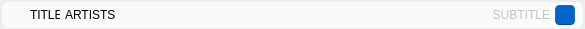
<?xml version="1.0" encoding="UTF-8"?>
<ui version="4.0">
 <class>songListWClass</class>
 <widget class="QWidget" name="songListWClass">
  <property name="geometry">
   <rect>
    <x>0</x>
    <y>0</y>
    <width>585</width>
    <height>29</height>
   </rect>
  </property>
  <property name="windowTitle">
   <string>Form</string>
  </property>
  <widget class="QWidget" name="rootWidget" native="true">
   <property name="geometry">
    <rect>
     <x>0</x>
     <y>0</y>
     <width>585</width>
     <height>30</height>
    </rect>
   </property>
   <property name="styleSheet">
    <string notr="true">background-color: #fafafa;
font: 10pt &quot;微软雅黑&quot;;
border-width: 2px;
border-color: #ebeef0;
border-style: solid;
border-radius: 8px;</string>
   </property>
   <widget class="QLabel" name="text_title">
    <property name="geometry">
     <rect>
      <x>30</x>
      <y>5</y>
      <width>30</width>
      <height>20</height>
     </rect>
    </property>
    <property name="styleSheet">
     <string notr="true">font: 700 10pt &quot;微软雅黑&quot;;
border-width: 0px;
</string>
    </property>
    <property name="text">
     <string>TITLE</string>
    </property>
    <property name="alignment">
     <set>Qt::AlignLeading|Qt::AlignLeft|Qt::AlignVCenter</set>
    </property>
   </widget>
   <widget class="QLabel" name="text_subTitle">
    <property name="geometry">
     <rect>
      <x>490</x>
      <y>5</y>
      <width>60</width>
      <height>20</height>
     </rect>
    </property>
    <property name="styleSheet">
     <string notr="true">font: 10pt &quot;微软雅黑&quot;;
color: #c0c5c8;
border-width: 0px;</string>
    </property>
    <property name="text">
     <string>SUBTITLE</string>
    </property>
    <property name="alignment">
     <set>Qt::AlignRight|Qt::AlignTrailing|Qt::AlignVCenter</set>
    </property>
   </widget>
   <widget class="QLabel" name="text_artists">
    <property name="geometry">
     <rect>
      <x>65</x>
      <y>5</y>
      <width>50</width>
      <height>20</height>
     </rect>
    </property>
    <property name="styleSheet">
     <string notr="true">font: 10pt &quot;微软雅黑&quot;;
border-width: 0px;</string>
    </property>
    <property name="text">
     <string>ARTISTS</string>
    </property>
    <property name="alignment">
     <set>Qt::AlignLeading|Qt::AlignLeft|Qt::AlignVCenter</set>
    </property>
   </widget>
   <widget class="QCheckBox" name="checkBox_choose">
    <property name="enabled">
     <bool>true</bool>
    </property>
    <property name="geometry">
     <rect>
      <x>10</x>
      <y>7</y>
      <width>16</width>
      <height>16</height>
     </rect>
    </property>
    <property name="styleSheet">
     <string notr="true">QCheckBox
{
	border-width: 0px;
	background-color: rgba(255, 255, 255, 0);
}
QCheckBox::indicator 
{ 
    width: 14px;
    height: 14px;
}
QCheckBox::indicator:enabled:unchecked 
{ 
	image: url(:/icons/checkbox-enabled-unchecked);
}
QCheckBox::indicator:enabled:unchecked:hover
{ 
	image: url(:/icons/checkbox-enabled-unchecked-hover);
}
QCheckBox::indicator:enabled:checked:hover
{ 
	image: url(:/icons/checkbox-enabled-checked-hover);
}
QCheckBox::indicator:enabled:checked 
{ 
	image: url(:/icons/checkbox-enabled-checked);
}
QCheckBox::indicator:disabled:unchecked 
{ 
	image: url(:/icons/checkbox-disabled-unchecked);
}
QCheckBox::indicator:disabled:checked 
{ 
	image: url(:/icons/checkbox-disabled-checked);
}
</string>
    </property>
    <property name="text">
     <string/>
    </property>
    <property name="checked">
     <bool>false</bool>
    </property>
   </widget>
   <widget class="QPushButton" name="btn_choose">
    <property name="enabled">
     <bool>true</bool>
    </property>
    <property name="geometry">
     <rect>
      <x>555</x>
      <y>5</y>
      <width>20</width>
      <height>20</height>
     </rect>
    </property>
    <property name="styleSheet">
     <string notr="true">QPushButton 
{
	color: #ffffff;
	background-color: #0064c8;
	border-width: 1px;
	border-color: #146ec8;
	border-bottom-color: #004b96;
	border-style: solid;
	border-radius: 4px;
}

QPushButton:disabled 
{
	background-color: #c8c8c8;
	border-color: #c8c8c8;
}

QPushButton:hover
{
	background-color: #146ec8;
	border-color: #2778c8;
	border-bottom-color: #004b96;
	border-style: solid;
}

QPushButton:pressed 
{
	background-color: #2778c8;
	border-color: #2778c8;
	border-bottom-color: #0064c8;
}</string>
    </property>
    <property name="text">
     <string/>
    </property>
    <property name="icon">
     <iconset resource="LUD.qrc">
      <normaloff>:/icons/arrow-right</normaloff>:/icons/arrow-right</iconset>
    </property>
    <property name="iconSize">
     <size>
      <width>12</width>
      <height>12</height>
     </size>
    </property>
   </widget>
  </widget>
 </widget>
 <resources>
  <include location="LUD.qrc"/>
 </resources>
 <connections/>
</ui>
